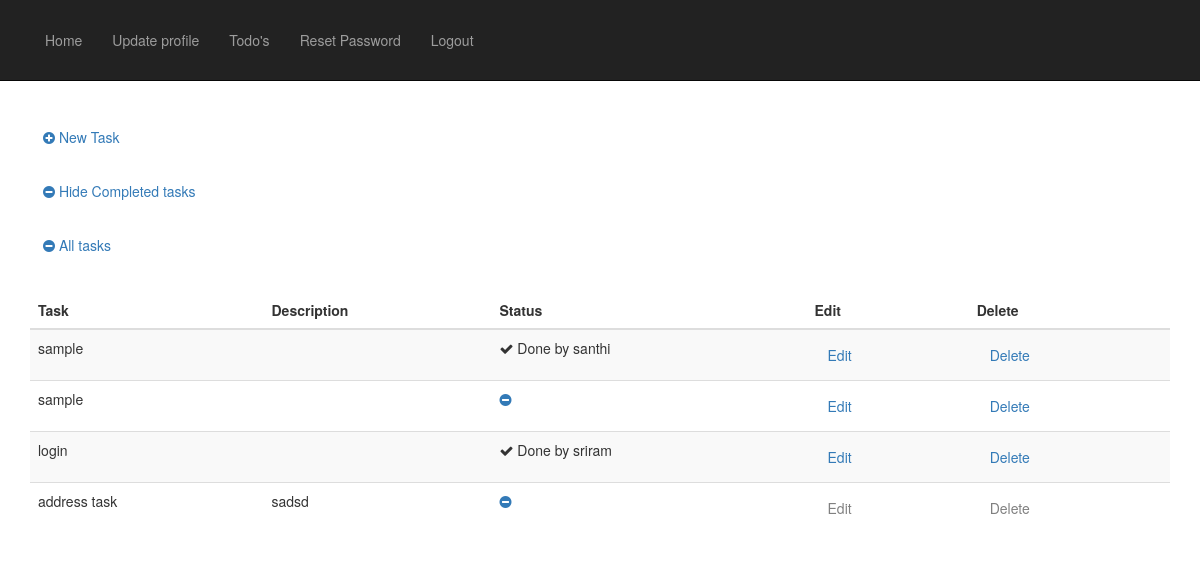
The app's page /accounts/todos/ (signed in), older data.
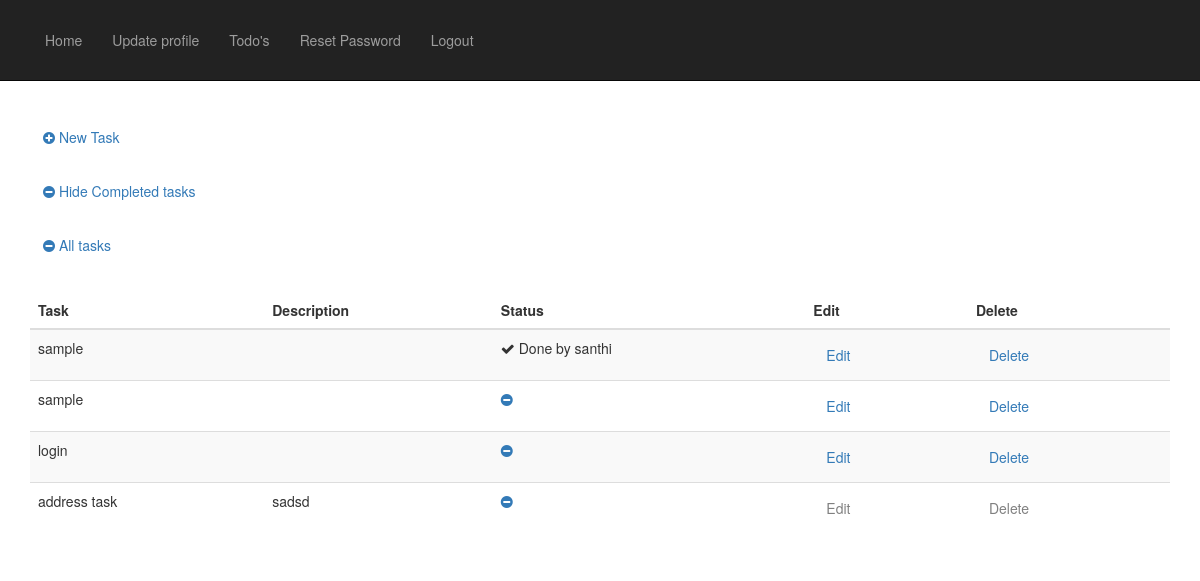
The same page, newer data.
### useraccounts/models.py (models this page shows, shortened)
class Todos(models.Model):
    user = models.ForeignKey(User, on_delete=models.CASCADE)
    name = models.CharField(max_length=100,blank=False,null=False)
    description = models.CharField(max_length=255,blank=True,default="")
    done_by = models.CharField(max_length=100,blank=True)
    status = models.BooleanField(default=False)
    created_at = models.DateTimeField(auto_now_add=True)
    updated_at = models.DateTimeField(auto_now=True)

### useraccounts/views.py (the view)
class todos_view(View):
    template_name = 'todos.html'
    form_class = TodoForm
    @method_decorator(login_required)
    def dispatch(self, *args, **kwargs):
        return super(todos_view, self).dispatch(*args, **kwargs)
    def get(self, request,*args, **kwargs):
        todos = Todos.objects.all()
        return render(request, self.template_name, {'todos': todos})

### templates/todos.html (shortened to what this page needs)
{% extends "base.html" %}
{% block content %}
	<div>
	{% if form %}
		<h2> New Task</h2>
		<form method="post" action="#">
			{% csrf_token %}
			{{ form.as_p }}
			<input type="submit" value="Create Task" />
		</form>
	{% else %}
	<h3><a href="/accounts/newtodo/" class="btn"> <i class="fa fa-plus-circle"> </i> New Task </a></h3>
	<h3><a href="/accounts/hide_completed_todos/" class="btn"> <i class="fa fa-minus-circle"> </i> Hide Completed tasks</a></h3>
	<h3><a href="/accounts/todos/" class="btn"> <i class="fa fa-minus-circle"> </i> All tasks</a></h3>
	<br/>
	{% if todos %}
	<div>
	<table class="table table-striped">
		<thead>
			<tr>
				<th>Task</th>
				<th>Description</th>
				<th>Status</th>
				<th>Edit</th>
				<th>Delete</th>
			</tr>
		</thead>
		<tbody>
		{%for todo in todos%}
			<tr>
				<td>{{todo.name}}</td>
				<td>{{todo.description}}</td>
				<td>
					{% if todo.status %}
						<i class="fa fa-check"></i>
						<span>Done by {{todo.done_by}}</span>
					{% else %}
						<a href = "#" data-toggle="modal" data-target="#myModal"><i class="fa fa-minus-circle" data-id="{{todo.pk}}" onclick="getId({{todo.pk}})"></i></a>
					{% endif %}
				</td>
				<td>
					{% if request.user == todo.user %}
						<a href="/accounts/updatetodo/{{todo.id}}/" class="btn"> Edit </a>
					{% else %}
						<a href="#"  class="btn disable"> Edit </a>
					{% endif%}
				</td>
				<td>
					{% if request.user == todo.user %}
						<a href="/accounts/del_todo/{{todo.id}}/" class="btn" onclick="return confirm('Are you sure you want to delete this?')"> Delete </a>
					{% else %}
						<a href="#"  class="btn disable"> Delete </a>
					{% endif%}
				</td>
			</tr>
		{% endfor %}
		</tbody>
	</table>
	</div>
	{% endif %}
	{% endif %}
	</div>
{% endblock %}

### templates/base.html (shortened to what this page needs)
<!DOCTYPE html>
<html lang="en">
<head>
    {% load staticfiles %}
    <link href="//maxcdn.bootstrapcdn.com/font-awesome/4.2.0/css/font-awesome.min.css" rel="stylesheet">
    <link rel="stylesheet" href="https://maxcdn.bootstrapcdn.com/bootstrap/3.3.7/css/bootstrap.min.css">
    <link href="{% static 'css/bootstrap.min.css' %}" rel="stylesheet">
    <link href="{% static 'css/nav.css' %}" rel="stylesheet">
</head>
<body>
    <nav class="navbar navbar-inverse navbar-fixed-top" role="navigation">
        <div class="container">
            <div class="collapse navbar-collapse" id="bs-example-navbar-collapse-1">
                <ul class="nav navbar-nav">
                    <li>
                        <a href="/">Home</a>
                    </li>
                    {% if request.user.is_authenticated %}
                    <li>
                        <a href="/accounts/update/">Update profile</a>
                    </li>
                     <li>
                        <a href="/accounts/todos/">Todo's</a>
                    </li>
                    <li>
                        <a href="/accounts/reset_password/">Reset Password</a>
                    </li>
                    <li>
                        <a href="/accounts/logout/">Logout</a>
                    </li>
                    {% endif %}
                </ul>
            </div>
        </div>
    </nav>
    <div class="container">
        <div class="row">
            <div class="col-lg-12">
            {% block content %}
            {% endblock %}
            </div>
        </div>
    </div>
</body>
</html>

### static/css/nav.css (style rules this page uses)
body { padding-top: 70px; }
.navbar-fixed-top .nav { padding: 15px 0; }
@media (min-width:768px) { body { padding-top: 100px; } }
.disable { pointer-events: none; cursor: default; color: gray; }

Row changes from the older to the newer data that the page shows:
changed Todos "login": status True → False (drawn); done_by "sriram" → (not shown)
